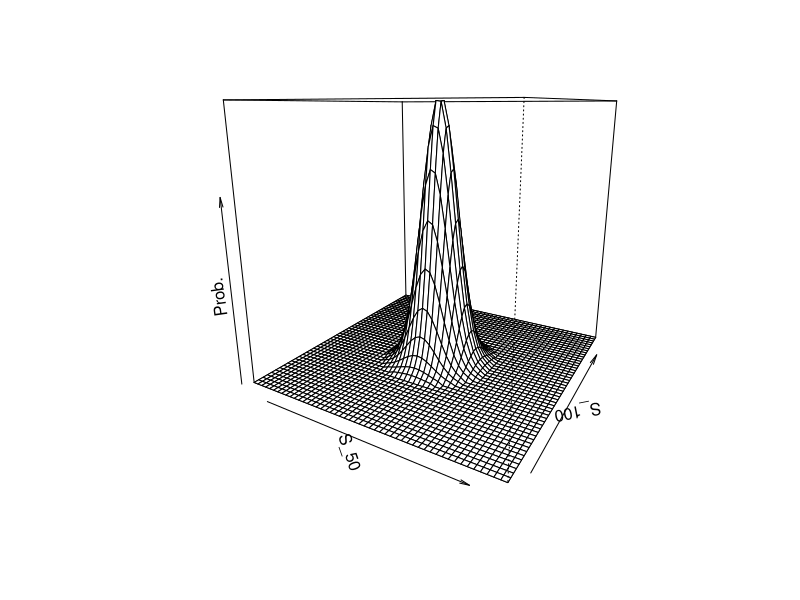
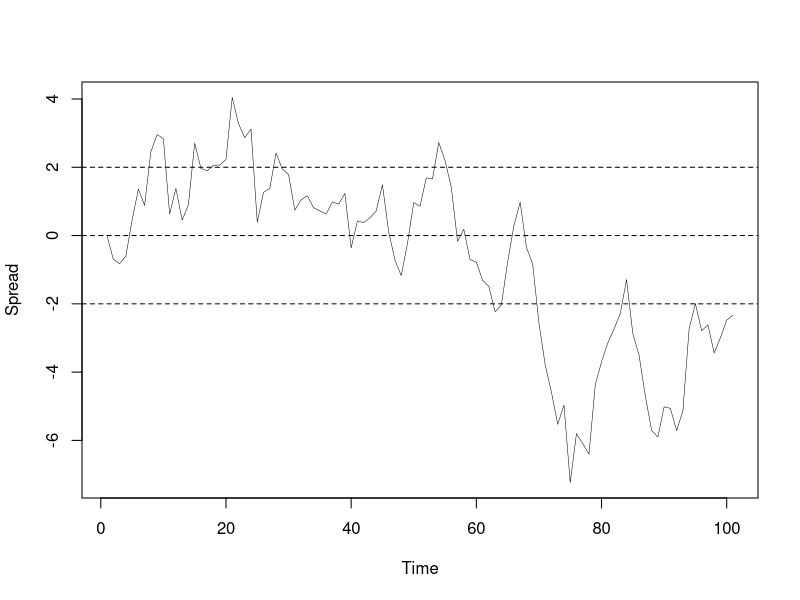

Write the R code that produced these figures, in order. (Note: this script raises an error after producing the figures.)
# Ar_1 Function for simulations
AR_1<-function(t=0.1,N=10000,mu=100,k=0.1,sigma=20,plot=T,plot_threshold=2*sigma,S_0=100){
  norm_rv<-rnorm(N,mean=0,sd=t*sigma)
  #  norm_rv<-rep(1,N)
  Y<-numeric(N)
  Y[1]<-S_0
  for(i in 2:N){
    Y[i]<-Y[i-1]+k*(mu-Y[i-1])*t+norm_rv[i]
  }
  # Y<-arima.sim(list( ar=(1-k*t),innov=(norm_rv+rep(k*mu*t,N))),n.start = 1,start.innov = mu,n=N)[1:N]
  if(plot){
    plot(1:N,Y,type='l',col="black",lwd=0.5,xlab="Time",ylab="Spread")
    abline(h=mu+plot_threshold,lty=2)
    abline(h=mu,lty=2)
    abline(h=mu-plot_threshold,lty=2)
  }
  return(Y)
  
}





N<-5 # different Parameters
n<-100 # time steps 
n_discr<-50
time_diff<-1
kk<-seq(0.005,0.1,length=N)
# Setting Parameters
mu<-seq(0,0,length=N)
sigma<-seq(1,1,length=N)
S_0<-0
## Values
x<-matrix(0,N,n_discr)
y<-matrix(0,N,n_discr)
standard_dev<-0
for(j in 0:(n/2)){
  standard_dev<-standard_dev+((1-kk*time_diff)^j)*sigma*time_diff
}
standard_dev<-sqrt(standard_dev)
## randomize
kk<-sample(kk,N)
mu<-sample(mu,N)
sigma<-sample(sigma,N)

# probabilities
prob_set<-array(0,dim=c(N,n_discr,n_discr))
for(i in 1:N){
  # Assigning Values
  x[i,]<-seq(S_0-50,S_0+50,length=n_discr)
  y[i,]<-seq(S_0-50,S_0+50,length=n_discr)
  for(j in 1:n_discr){
    for(k in 1:n_discr){
      # Assigning Probabilities
      prob_set[i,j,k]<-dnorm(x[i,j],mean=mu[i]*(1-(1-kk[i]*time_diff)^(n/2))+((1-kk[i]*time_diff)^(n/2))*S_0,sd=standard_dev[i])*dnorm(y[i,k],mean=mu[i]*(1-(1-kk[i]*time_diff)^(n/2))+((1-kk[i]*time_diff)^(n/2))*x[i,j],sd=standard_dev[i])
    }
  }
  prob_set[i,,]<-prob_set[i,,]/sum(prob_set[i,,])
}

### Removing too low probabilities
epsilon<-0.0001
for(i in 1:N){
  for(j in 1:n_discr){
    for(k in 1:n_discr){
      if((prob_set[i,j,k])<epsilon){
        prob_set[i,j,k]<-0
      }
    }
  }
  prob_set[i,,]<-prob_set[i,,]/sum(prob_set[i,,])
}

persp(x[1,],y[1,],prob_set[1,,],xlab="S_50",ylab="S_100",zlab="Prob.",theta=30)
AR_1(t=time_diff,N=n+1,mu=mu[N],k=kk[N],sigma=sigma[N],plot=T,plot_threshold=2*sigma[N],S_0=S_0)
# Function Definition

func1<-function(x,y){0}

# Computation of the Bounds
limit<-10

# Robust Bounds
check_statarb(x[1,],y[1,],prob_set[1,,],S_0)
super_rep_fixp(x[1,],y[1,],prob_set[1,,],func=function(x,y){0},stat_arb=T,lower=F,S_0,limit)
lower_bound_nosa<-super_rep(x,y,prob_set,func=func1,stat_arb=F,lower=T,S_0,limit)
lower_bound<-super_rep_robust(x,y,prob_set,func=func1,stat_arb=T,lower=T,S_0,limit)
upper_bound<-super_rep_robust(x,y,prob_set,func=func1,stat_arb=T,lower=F,S_0,limit)
upper_bound_nosa<-super_rep(x,y,prob_set,func=func1,stat_arb=F,lower=F,S_0,limit)
# for(loop_ii in 1:10){
#   kk<-sample(kk,N)
#   mu<-sample(mu,N)
#   sigma<-sample(sigma,N)
#   prob_set<-array(0,dim=c(N,n_discr,n_discr))
#   for(i in 1:N){
#     # Assigning Values
#     x[i,]<-seq(S_0-50,S_0+50,length=n_discr)
#     y[i,]<-seq(S_0-50,S_0+50,length=n_discr)
#     for(j in 1:n_discr){
#       for(k in 1:n_discr){
#         # Assigning Probabilities
#         prob_set[i,j,k]<-dnorm(x[i,j],mean=mu[i]*(1-(1-kk[i]*time_diff)^(n/2))+((1-kk[i]*time_diff)^(n/2))*S_0,sd=standard_dev[i])*dnorm(y[i,k],mean=mu[i]*(1-(1-kk[i]*time_diff)^(n/2))+((1-kk[i]*time_diff)^(n/2))*x[i,j],sd=standard_dev[i])
#       }
#     }
#     prob_set[i,,]<-prob_set[i,,]/sum(prob_set[i,,])
#   }
#   
#   ### Removing too low probabilities
#   epsilon<-0.0001
#   for(i in 1:N){
#     for(j in 1:n_discr){
#       for(k in 1:n_discr){
#         if((prob_set[i,j,k])<epsilon){
#           prob_set[i,j,k]<-0
#         }
#       }
#     }
#     prob_set[i,,]<-prob_set[i,,]/sum(prob_set[i,,])
#   }
#   lower_bound_nosa_1<-super_rep(x,y,prob_set,func=func1,stat_arb=F,lower=T,S_0,limit)
#   if(lower_bound_nosa_1$d<lower_bound_nosa$d){lower_bound_nosa<-lower_bound_nosa_1}
#   lower_bound_1<-super_rep(x,y,prob_set,func=func1,stat_arb=T,lower=T,S_0,limit)
#   if(lower_bound_1$d<lower_bound$d){lower_bound<-lower_bound_1}
#   upper_bound_1<-super_rep(x,y,prob_set,func=func1,stat_arb=T,lower=F,S_0,limit)
#   if(upper_bound_1$d>upper_bound$d){upper_bound<-upper_bound_1}
#   upper_bound_nosa_1<-super_rep(x,y,prob_set,func=func1,stat_arb=F,lower=F,S_0,limit)
#   if(upper_bound_nosa_1$d>upper_bound_nosa$d){upper_bound_nosa<-upper_bound_nosa_1}
# }


# Simulations
## Statistical Arbitrage
par(mfrow=c(1,2))
par(mar=c(2.5, 4.5,1.5, 1.5))

Delta_0_upper<-upper_bound$Delta_0
kk<-sample(kk,N)
mu<-sample(mu,N)
sigma<-sample(sigma,N)
Delta_1_upper<-splinefun(upper_bound$x,upper_bound$Delta_1,method="natural")
#plot(upper_bound$x,Delta_1_upper(upper_bound$x),type="l")
nr_gains<-0
nr_losses<-0
d_upper<-upper_bound$d
gain<-0
Nr_sim<-1000000
best<-0
worst<-0
ff<-numeric(Nr_sim)
for(i in 1:Nr_sim){
  ii<-sample(1:N,1) # choosing random parameter
  jj<-sample(1:N,1) 
  ll<-sample(1:N,1)
  S<-AR_1(t=time_diff,N=n+1,mu=mu[ii],k=kk[jj],sigma=sigma[ll],plot=F,plot_threshold=2*sigma,S_0=S_0)
  f<-(Delta_0_upper*(S[n/2]-S_0)+Delta_1_upper(S[n/2])*(S[n]-S[n/2]))
  ff[i]<-f
  gain<-gain+f
  if(f<0){nr_losses<-nr_losses+1}
  if(f>0){nr_gains<-nr_gains+1}
  if(f>best){best<-f}
  if(f<worst){worst<-f}
}
gain/Nr_sim
best
worst
nr_losses/Nr_sim
nr_gains/Nr_sim
hist(ff,xlab="Average Gain",main="Statistical Arbitrage with K=10",breaks=50)

########## Delta Strategies ###############
################# PAIRS TRADING ###########

Delta_strat<-function(N,eps=20,delta=0.001,Y,mu=0,intermediate_NR=N-1){
  ## Define Trading Points
  trading_times<-round(seq(N/(intermediate_NR+1),N*intermediate_NR/(intermediate_NR+1),length=intermediate_NR)+1,0)
  Delta<-numeric(N)
  for(i in 2:N){
    if((Y[i]>=(mu+eps))*(Delta[i-1]==0)*(i %in% trading_times)){
      Delta[i]<-(Delta [i-1]-1)
    }
    else if((Y[i]>=(mu-delta))*(Delta[i-1]==1)*(i %in% trading_times)){
      Delta[i]<-(Delta [i-1]-1)
    }
    else if((Y[i]<=(mu-eps))*(Delta[i-1]==0)*(i %in% trading_times)){
      Delta[i]<-(Delta [i-1]+1)
    }
    else if((Y[i]<=(mu+delta))*(Delta[i-1]==(-1))*(i %in% trading_times)){
      Delta[i]<-(Delta [i-1]+1)
    }
    else{
      Delta[i]<-(Delta [i-1])
    }
  }
  return(Delta)
}
Gain<-function(Delta,N,S){
  G<-numeric(N)
  for(i in 2:N){
    G[i]<-Delta[i-1]*(S[i]-S[i-1])
  }
  G<-cumsum(G)
  # print(G[N])
  return(G)
}
# par(mfrow=c(2,1))
# par(mar=c(2.5, 4.5,1.5, 1.5))
# set.seed(103) # Good Scenario
# #set.seed(434) # Bad Scenario
# Y<-AR_1(time_diff,N=n+1,mu[1],k=kk[1],sigma[1],plot=T,plot_threshold = 2*sigma,S_0=S_0)
# #D1<-Delta_strat(N,eps=2*sigma,delta=0.001,Y)
# D1<-Delta_strat(N=n+1,eps=2*sigma[1],delta=0.001,Y,mu[1],intermediate_NR=99)
# 
# # Trading-Points einzeichnen
# points((1:(n+1))[c(F,diff(D1)!=0)],Y[c(F,diff(D1)!=0)],pch=19,cex=1.5,col="black")
# 
# # Anzahl der Long/shortPositionen bestimmen
# long_entry<-(1:(n+1))[c(F,(diff(D1)==1)&(D1[-1]!=0))]
# long_exit<-(1:(n+1))[c(F,(diff(D1)==-1)&(D1[-(n+1)]==1))]
# short_entry<-(1:(n+1))[c(F,(diff(D1)==-1)&(D1[-1]!=0))]
# short_exit<-(1:(n+1))[c(F,(diff(D1)==1)&(D1[-(n+1)]==-1))]
# nlong<-length(long_entry)
# nshort<-length(short_entry)
# if(nlong>length(long_exit)){long_exit<-c(long_exit,(n+1))}
# if(nshort>length(short_exit)){short_exit<-c(short_exit,(n+1))}
# # Wenn investiert, dann kolorieren
# for(i in 1:nlong){
#   lines((1:(n+1))[seq(long_entry[i],long_exit[i],by=1)],Y[seq(long_entry[i],long_exit[i],by=1)],lty=1,lwd=0.5,col="red")
# }
# for(i in 1:nshort){
#   lines((1:(n+1))[seq(short_entry[i],short_exit[i],by=1)],Y[seq(short_entry[i],short_exit[i],by=1)],lty=1,lwd=0.5,col="blue")
# }
# #Gain plotten
# plot(1:(n+1),Gain(D1,(n+1),Y),type="l",xlab="Time",ylab="Gain")
# for(i in 1:nlong){
#   lines((1:(n+1))[seq(long_entry[i],long_exit[i],by=1)],Gain(D1,(n+1),Y)[seq(long_entry[i],long_exit[i],by=1)],lty=1,lwd=0.5,col="red")
# }
# for(i in 1:nshort){
#   lines((1:(n+1))[seq(short_entry[i],short_exit[i],by=1)],Gain(D1,(n+1),Y)[seq(short_entry[i],short_exit[i],by=1)],lty=1,lwd=0.5,col="blue")
# }

##############Simulations
#epsilon=2*sigma

nr_gains<-0
nr_losses<-0
gain<-0
Nr_sim<-1000000
best<-0
worst<-0
fff<-numeric(Nr_sim)
for(sim in 1:Nr_sim){
  ii<-sample(1:N,1) # choosing random parameter
  jj<-sample(1:N,1) 
  ll<-sample(1:N,1)
  S<-AR_1(t=time_diff,N=n+1,mu=mu[ii],k=kk[jj],sigma=sigma[ll],plot=F,plot_threshold=2*sigma,S_0=S_0)
  D1<-Delta_strat(N=n+1,eps=2*sigma[ii],delta=0.001,S,mu[ii])
  f<-Gain(D1,(n+1),S)[n+1]
  fff[sim]<-f
  gain<-gain+f
  if(f<0){nr_losses<-nr_losses+1}
  if(f>=0){nr_gains<-nr_gains+1}
  if(f>best){best<-f}
  if(f<worst){worst<-f}
}
round(gain/Nr_sim,2)
round(best,2)
round(worst,2)
round(100*nr_losses/Nr_sim,2)
round(100*nr_gains/Nr_sim,2)
hist(fff,xlab="Average Gain",main="Pairs Trading with Epsilon = 2sigma",breaks=50)

################ More trading points #########################


more_trading<-function(Nr_sim=1000,nr_trading_points=1,bad_scenarios=F){

f<-0
nr_gains<-0
nr_losses<-0
gain<-0
best<-0
worst<-0
standard_dev<-0
for(j in 0:(n/(nr_trading_points+1))){
  standard_dev<-standard_dev+((1-kk*time_diff)^j)*sigma*time_diff
}
standard_dev<-sqrt(standard_dev)

if(bad_scenarios){
  ff<-NULL
  for(s in bad_seeds){
    set.seed(s)
    S<-AR_1(time_diff,N=n+1,mu[1],k=kk[1],sigma[1],plot=F,plot_threshold = 2*sigma,S_0=S_0)
  for(h in 1:nr_trading_points){
    ## Values
    x<-matrix(0,N,n_discr)
    y<-matrix(0,N,n_discr)
    
    # probabilities
    prob_set<-array(0,dim=c(N,n_discr,n_discr))
    for(i in 1:N){
      # Assigning Values
      x[i,]<-seq(S_0-50/nr_trading_points,S_0+50/nr_trading_points,length=n_discr)
      y[i,]<-seq(S_0-50/nr_trading_points,S_0+50/nr_trading_points,length=n_discr)
      for(j in 1:n_discr){
        for(k in 1:n_discr){
          # Assigning Probabilities
          prob_set[i,j,k]<-dnorm(x[i,j],mean=mu[i]*(1-(1-kk[i]*time_diff)^((n/(nr_trading_points+1))))+((1-kk[i]*time_diff)^((n/(nr_trading_points+1))))*S_0,sd=standard_dev[i])*dnorm(y[i,k],mean=mu[i]*(1-(1-kk[i]*time_diff)^(n/(nr_trading_points+1)))+((1-kk[i]*time_diff)^(n/(nr_trading_points+1)))*x[i,j],sd=standard_dev[i])
        }
      }
      prob_set[i,,]<-prob_set[i,,]/sum(prob_set[i,,])
    }
    
    ### Removing too low probabilities
    # epsilon<-0.0001
    # for(i in 1:N){
    #   for(j in 1:n_discr){
    #     for(k in 1:n_discr){
    #       if((prob_set[i,j,k])<epsilon){
    #         prob_set[i,j,k]<-0
    #       }
    #     }
    #   }
    #   prob_set[i,,]<-prob_set[i,,]/sum(prob_set[i,,])
    # }
    
    # Function Definition
    
    
    
    # Robust Bounds
    upper_bound<-super_rep_robust(x,y,prob_set,func=function(x,y){0},stat_arb=T,lower=F,S_0,limit=10)
    Delta_0_upper<-upper_bound$Delta_0
    Delta_1_upper<-splinefun(upper_bound$x,upper_bound$Delta_1,method="natural")
    
    
    
    f<-f+(Delta_0_upper*(S[(h*n)/(nr_trading_points+1)]-S_0)+Delta_1_upper(S[((h)*n)/(nr_trading_points+1)])*(S[((h+1)*n)/(nr_trading_points+1)]-S[(h*n)/(nr_trading_points+1)]))
    S_0<-S[(h*n)/(nr_trading_points+1)]

  }
  ff<-c(ff,f)
  gain<-gain+f
  if(f<0){nr_losses<-nr_losses+1}
  if(f>0){nr_gains<-nr_gains+1}
  if(f>best){best<-f}
  if(f<worst){worst<-f}
  f<-0
  S_0<-0
  
  }
  hist(ff,xlab="Average Gain",main=paste("Stat. Arb with ",  nr_trading_points, " Trades", sep=" "),breaks=50)
  return(list(
    AVERAGE_GAIN=round(gain/length(bad_seeds),2),
    BEST=round(best,2),
    WORST=round(worst,2),
    LOSSES=round(100*nr_losses/length(bad_seeds),2),
    GAINS=round(100*nr_gains/length(bad_seeds),2)
  )
  )
}
else{
  ff<-numeric(Nr_sim)

for(sim in 1:Nr_sim){
  ii<-sample(1:N,1) # choosing random parameter
  S<-AR_1(t=time_diff,N=n,mu=mu[ii],k=kk[ii],sigma=sigma[ii],plot=F,plot_threshold=2*sigma,S_0=S_0)
  for(h in 1:nr_trading_points){
    ## Values
    x<-matrix(0,N,n_discr)
    y<-matrix(0,N,n_discr)
    
    # probabilities
    prob_set<-array(0,dim=c(N,n_discr,n_discr))
    for(i in 1:N){
      # Assigning Values
      x[i,]<-seq(S_0-50/nr_trading_points,S_0+50/nr_trading_points,length=n_discr)
      y[i,]<-seq(S_0-50/nr_trading_points,S_0+50/nr_trading_points,length=n_discr)
      for(j in 1:n_discr){
        for(k in 1:n_discr){
          # Assigning Probabilities
          prob_set[i,j,k]<-dnorm(x[i,j],mean=mu[i]*(1-(1-kk[i]*time_diff)^((n/(nr_trading_points+1))))+((1-kk[i]*time_diff)^((n/(nr_trading_points+1))))*S_0,sd=standard_dev[i])*dnorm(y[i,k],mean=mu[i]*(1-(1-kk[i]*time_diff)^(n/(nr_trading_points+1)))+((1-kk[i]*time_diff)^(n/(nr_trading_points+1)))*x[i,j],sd=standard_dev[i])
        }
      }
      prob_set[i,,]<-prob_set[i,,]/sum(prob_set[i,,])
    }
    
    ### Removing too low probabilities
    # epsilon<-0.0001
    # for(i in 1:N){
    #   for(j in 1:n_discr){
    #     for(k in 1:n_discr){
    #       if((prob_set[i,j,k])<epsilon){
    #         prob_set[i,j,k]<-0
    #       }
    #     }
    #   }
    #   prob_set[i,,]<-prob_set[i,,]/sum(prob_set[i,,])
    # }
    
    # Function Definition
    
    
    
    # Robust Bounds
    upper_bound<-super_rep_robust(x,y,prob_set,func=function(x,y){0},stat_arb=T,lower=F,S_0,limit=10)
    Delta_0_upper<-upper_bound$Delta_0
    Delta_1_upper<-splinefun(upper_bound$x,upper_bound$Delta_1,method="natural")
    
    
    
    f<-f+(Delta_0_upper*(S[(h*n)/(nr_trading_points+1)]-S_0)+Delta_1_upper(S[((h)*n)/(nr_trading_points+1)])*(S[((h+1)*n)/(nr_trading_points+1)]-S[(h*n)/(nr_trading_points+1)]))
    S_0<-S[(h*n)/(nr_trading_points+1)]
    ff[sim]<-f
  }
  gain<-gain+f
  if(f<0){nr_losses<-nr_losses+1}
  if(f>0){nr_gains<-nr_gains+1}
  if(f>best){best<-f}
  if(f<worst){worst<-f}
  f<-0
  S_0<-0
}
}
hist(ff,xlab="Average Gain",main=paste("Stat. Arb with ",  nr_trading_points, " Trades", sep=" "),breaks=50)
return(list(
AVERAGE_GAIN=round(gain/Nr_sim,2),
BEST=round(best,2),
WORST=round(worst,2),
LOSSES=round(100*nr_losses/Nr_sim,2),
GAINS=round(100*nr_gains/Nr_sim,2)
)
)

}
par(mfrow=c(2,2))
par(mar=c(2.5, 4.5,1.5, 1.5))

more_trading(10000,1,bad_scenarios = F)
more_trading(10000,4)
more_trading(10000,9)
more_trading(10000,19)
#more_trading(10000,99)


########################################################
########### Investigating Bad Scenarios ################
########################################################

par(mfrow=c(1,2))
########## Picking the worst Scenarios
#Nr of bad scenarios
bad_seeds<-NULL
for(s in 1:10000000){
set.seed(s)
Y<-AR_1(time_diff,N=n+1,mu[1],k=kk[1],sigma[1],plot=F,plot_threshold = 2*sigma,S_0=S_0)
if(abs(Y[n+1])>12){bad_seeds<-c(bad_seeds,s)}
}
length(bad_seeds)

bad_seeds_copy<-bad_seeds
bad_seeds<-bad_seeds_copy[1:1000]
### Investigating Success on these scenarios

### Pairs Trading ####
nr_gains<-0
nr_losses<-0
gain<-0
best<-0
worst<-0
ff<-numeric(length(bad_seeds))
for(s in bad_seeds){
  set.seed(s)
  S<-AR_1(time_diff,N=n+1,mu[1],k=kk[1],sigma[1],plot=F,plot_threshold = 2*sigma,S_0=S_0)
  D1<-Delta_strat(N=n+1,eps=2*sigma[ii],delta=0.001,S,mu[ii],intermediate_NR=3)
  f<-Gain(D1,(n+1),S)[n+1]
  ff[s]<-f
  gain<-gain+f
  if(f<0){nr_losses<-nr_losses+1}
  if(f>=0){nr_gains<-nr_gains+1}
  if(f>best){best<-f}
  if(f<worst){worst<-f}
}

round(gain/length(bad_seeds),2)
round(best,2)
round(worst,2)
round(100*nr_losses/length(bad_seeds),2)
round(100*nr_gains/length(bad_seeds),2)
hist(ff,xlab="Average Gain",main=paste("Pairs Trade, Bad Scenarios"),breaks=50)
############### Stat Arbitrage ###########
more_trading(1000,3,bad_scenarios=T)


